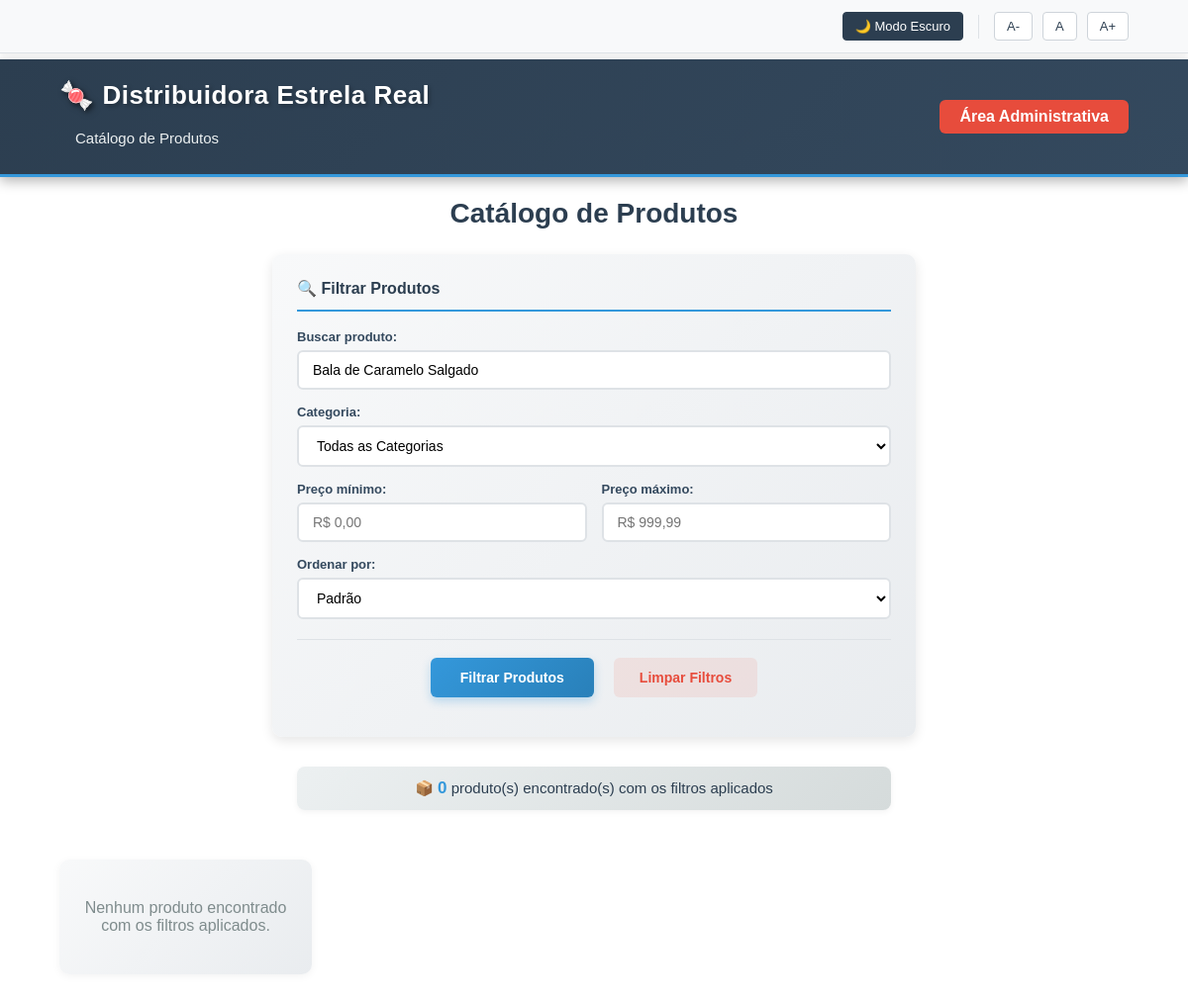
The page /catalogo.php?busca=Bala de Caramelo Salgado on the database as committed earlier.
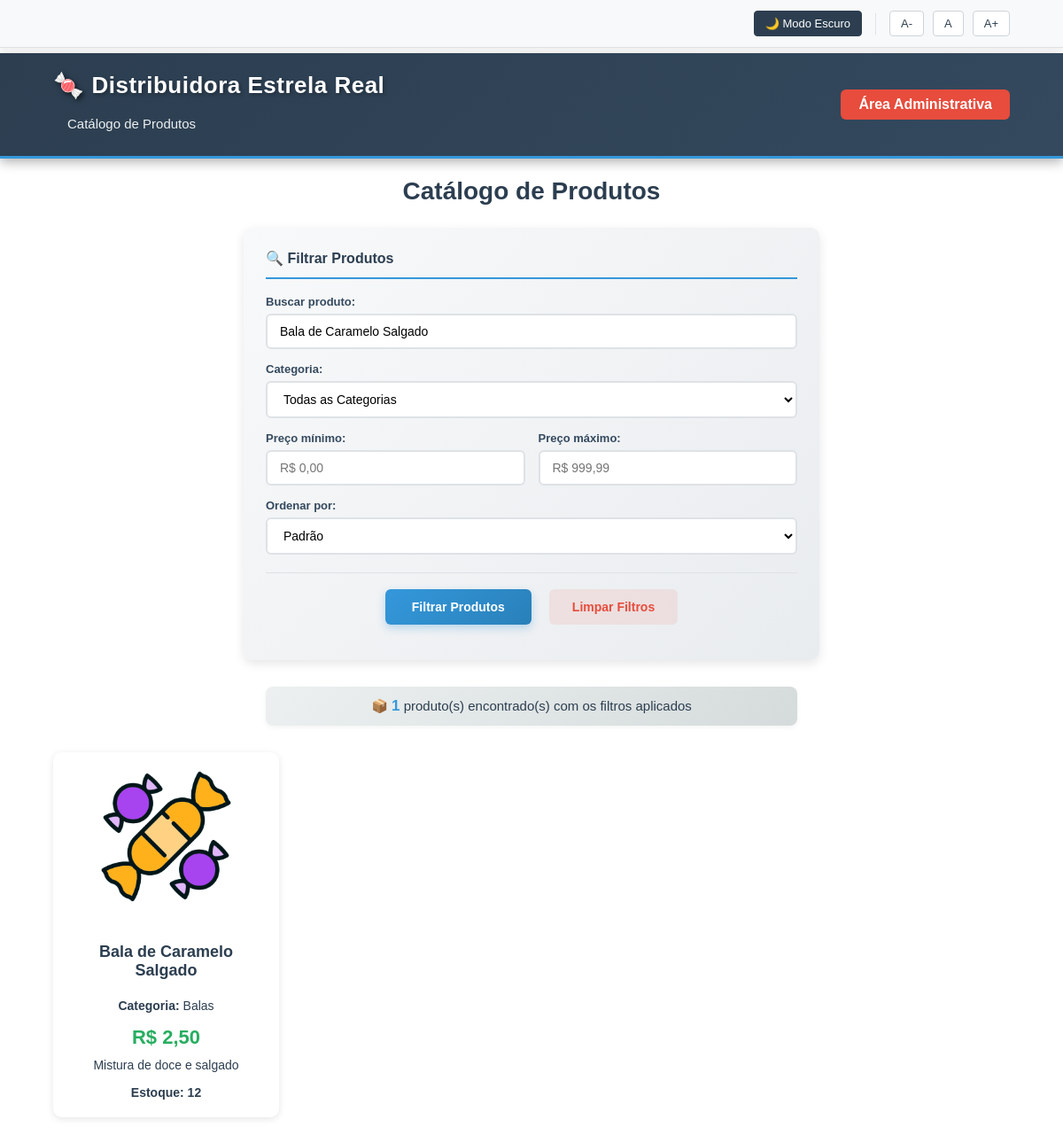
The same page on the database as committed later.
### tables this page shows
CREATE TABLE doces (
    id INT AUTO_INCREMENT PRIMARY KEY,
    nome VARCHAR(255) NOT NULL,
    preco DECIMAL(10, 2) NOT NULL,
    descricao TEXT,
    categoria_id INT,
    imagem VARCHAR(255),
    estoque INT NOT NULL,
    estoque_minimo INT NOT NULL DEFAULT 10,
    FOREIGN KEY (categoria_id) REFERENCES categorias(id)
);

CREATE TABLE categorias (
    id INT AUTO_INCREMENT PRIMARY KEY,
    nome VARCHAR(255) NOT NULL,
    ativo TINYINT(1) NOT NULL DEFAULT 1
);

### public/catalogo.php (the view, shortened to what the changed rows need)
<?php
include __DIR__ . '/../src/conexao.php';
$condicoes = ["d.estoque > 0"];
$params = [];
$types = "";
if (!empty($_GET['busca'])) {
    $condicoes[] = "d.nome LIKE ?";
    $params[] = "%" . $_GET['busca'] . "%";
    $types .= "s";
}
$condicaoFinal = implode(' AND ', $condicoes);
$ordem = "d.nome ASC";
$sql = "SELECT d.id, d.nome, c.nome AS categoria, d.preco, d.descricao, d.imagem, d.estoque
        FROM doces d
        LEFT JOIN categorias c ON d.categoria_id = c.id
        WHERE $condicaoFinal
        ORDER BY $ordem";
$stmt = $conn->prepare($sql);
if (!empty($params)) {
    $stmt->bind_param($types, ...$params);
}
$stmt->execute();
$resultado = $stmt->get_result();
include __DIR__ . '/../src/cabecalho_publico.php';
?>
<div class="conteudo">
    <h1>Catálogo de Produtos</h1>
    <?php
    $total_produtos = mysqli_num_rows($resultado);
    $tem_filtros = !empty($_GET['busca']) || !empty($_GET['categoria']) || !empty($_GET['preco_min']) || !empty($_GET['preco_max']) || !empty($_GET['ordenar']);
    ?>
    <div class="contador-resultados">
        <?php if ($tem_filtros): ?>
            <p>📦 <strong><?php echo $total_produtos; ?></strong> produto(s) encontrado(s) com os filtros aplicados</p>
        <?php else: ?>
            <p>📦 Exibindo <strong><?php echo $total_produtos; ?></strong> produto(s) disponíveis</p>
        <?php endif; ?>
    </div>
    <div class="produtos">
    <?php if (mysqli_num_rows($resultado) > 0): ?>
        <?php while($produto = mysqli_fetch_assoc($resultado)): ?>
            <div class="produto">
                <?php
                    $caminho_imagem = "assets/imagens/categorias/default.png";
                    if (!empty($produto['imagem'])) {
                        $img_web = "assets/imagens/" . htmlspecialchars($produto['imagem']);
                        if (file_exists(__DIR__ . "/assets/imagens/" . $produto['imagem'])) {
                            $caminho_imagem = $img_web;
                        }
                    } elseif (!empty($produto['categoria'])) {
                        $categoria_slug = strtolower(trim($produto['categoria']));
                        $categoria_slug = str_replace(
                            ['á','à','â','ã','é','è','ê','í','ì','î','ó','ò','ô','õ','ú','ù','û','ç',' '],
                            ['a','a','a','a','e','e','e','i','i','i','o','o','o','o','u','u','u','c','_'],
                            $categoria_slug
                        );
                        $img_cat_web = "assets/imagens/categorias/{$categoria_slug}.png";
                        if (file_exists(__DIR__ . "/assets/imagens/categorias/{$categoria_slug}.png")) {
                            $caminho_imagem = $img_cat_web;
                        }
                    }
                ?>
                <img src="<?php echo $caminho_imagem; ?>" alt="Imagem do Produto">
                <h2><?php echo htmlspecialchars($produto['nome']); ?></h2>
                <p><strong>Categoria:</strong> <?php echo htmlspecialchars($produto['categoria'] ?? 'Sem categoria'); ?></p>
                <p class="preco">R$ <?php echo number_format($produto['preco'], 2, ',', '.'); ?></p>
                 <p><?php echo nl2br(htmlspecialchars(substr($produto['descricao'], 0, 100)) . (strlen($produto['descricao']) > 100 ? '...' : '')); ?></p>
                 <p class="estoque-catalogo"><strong>Estoque:</strong> <?php echo htmlspecialchars($produto['estoque']); ?></p>
                 </div>
        <?php endwhile; ?>
    <?php else: ?>
        <p>Nenhum produto encontrado com os filtros aplicados.</p>
    <?php endif; ?>
    </div>
</div>
<?php include __DIR__ . '/../src/rodape.php'; ?>

Rows that differ between the two databases and show on the page:
now on this page (row edited): doces: nome "Bala de Caramelo Salgado", categoria.nome "Balas", preco "2,50", descricao "Mistura de doce e salgado", estoque "12"
Other text that changed with them:
$total_produtos: "0" → "1"
text no longer shown: "Nenhum produto encontrado com os filtros aplicados."
